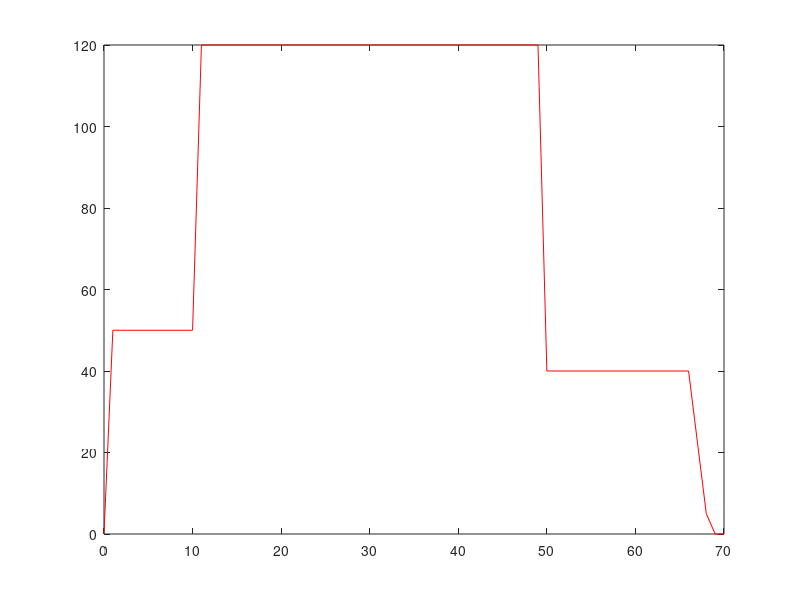

This figure's MATLAB source:
to=1.2;
beta=4;
k=10;
alpha=1+1/(k*beta);
t=[0 1 10 11 49 50 66 68 69 70];
yr=[0 50 50 120 120 40 40 5 0 0]; 
plot(t,yr,'r');
Kd=0.0001;
Te=0.2;
